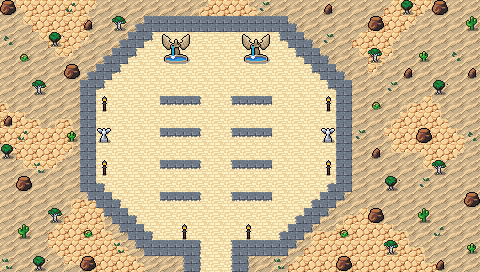

The image is a tile-based game level rendered from a .tmx file. Its description and source (layers, tilesets, objects; grid data summarised) follow:
An orthogonal 30x17 tile map with 16x16 px tiles, 5 tile layers (Collision, Background, Floor and Walls, Ornamental Walls, ...), 2 tilesets and 18 objects.

<map version="1.10" tiledversion="1.10.1" orientation="orthogonal" renderorder="right-down" width="30" height="17" tilewidth="16" tileheight="16" infinite="0" nextlayerid="8" nextobjectid="82">
 <editorsettings>
  <export target="wastetown..tmx" format="tmx" />
 </editorsettings>
 <tileset firstgid="1" source="../tileset/main.tsx" />
 <tileset firstgid="10113" source="../tileset/buildings.tsx" />
 <layer id="6" name="Collision" width="30" height="17">
  <data>[510 cells, 56 non-empty, 8 distinct tile ids]</data>
 </layer>
 <layer id="1" name="Background" width="30" height="17">
  <data>[510 cells, 510 non-empty, 3 distinct tile ids]</data>
 </layer>
 <layer id="2" name="Floor and Walls" width="30" height="17">
  <data>[510 cells, 179 non-empty, 25 distinct tile ids]</data>
 </layer>
 <layer id="7" name="Ornamental Walls" width="30" height="17">
  <data>[510 cells, 79 non-empty, 7 distinct tile ids]</data>
 </layer>
 <layer id="3" name="Clutter" width="30" height="17">
  <properties>
   <property name="spriteLayer" type="bool" value="true" />
  </properties>
  <data>[510 cells, 94 non-empty, 20 distinct tile ids]</data>
 </layer>
 <objectgroup id="4" name="Objects">
  <object id="38" template="../obj/entry_up.tx" x="192" y="279.665" width="48" height="16">
   <properties>
    <property name="teleport" value="" />
   </properties>
  </object>
  <object id="65" template="../obj/treasure.tx" x="199.167" y="48.8333" />
  <object id="66" template="../obj/gold.tx" x="216.501" y="48.2141" />
  <object id="67" template="../obj/enemy.tx" x="172.923" y="219.563">
   <properties>
    <property name="enemy" value="Apprentice White Wizard" />
    <property name="threatRange" type="int" value="20" />
   </properties>
  </object>
  <object id="68" template="../obj/booster.tx" x="318.799" y="126.939">
   <properties>
    <property name="reward">[
  {
    "editions": [ "WTH" ],
    "type": "card",
    "count": 10,
    "colors": [ "white" ],
    "rarity": [ "Common" ]
  },
  {
    "editions": [ "WTH" ],
    "type": "card",
    "count": 3,
    "colors": [ "white" ],
    "rarity": [ "Uncommon" ]
  },
  {
    "editions": [ "WTH" ],
    "type": "card",
    "count": 1,
    "colors": [ "white" ],
    "rarity": [ "Rare", "Mythic Rare" ]
  }
]
</property>
   </properties>
  </object>
  <object id="69" template="../obj/enemy.tx" x="207.848" y="68.8154">
   <properties>
    <property name="enemy" value="Angel Warrior" />
   </properties>
  </object>
  <object id="70" template="../obj/enemy.tx" x="237.51" y="183.254">
   <properties>
    <property name="enemy" value="Apprentice White Wizard" />
    <property name="threatRange" type="int" value="20" />
   </properties>
  </object>
  <object id="71" template="../obj/enemy.tx" x="164.5" y="120">
   <properties>
    <property name="enemy" value="Apprentice White Wizard" />
    <property name="threatRange" type="int" value="20" />
   </properties>
  </object>
  <object id="72" template="../obj/manashards.tx" x="97" y="128" />
  <object id="73" template="../obj/waypoint.tx" x="207" y="94.5" />
  <object id="74" template="../obj/waypoint.tx" x="209" y="195.5" />
  <object id="75" template="../obj/waypoint.tx" x="284" y="199" />
  <object id="76" template="../obj/waypoint.tx" x="282" y="93.5" />
  <object id="77" template="../obj/waypoint.tx" x="130.5" y="93" />
  <object id="78" template="../obj/waypoint.tx" x="127.5" y="193.5" />
  <object id="79" template="../obj/enemy.tx" x="125.5" y="130">
   <properties>
    <property name="enemy" value="Knight" />
    <property name="threatRange" type="int" value="40" />
    <property name="waypoints" value="77,78" />
   </properties>
  </object>
  <object id="80" template="../obj/enemy.tx" x="288" y="133.5">
   <properties>
    <property name="enemy" value="Knight" />
    <property name="threatRange" type="int" value="40" />
    <property name="waypoints" value="76,75" />
   </properties>
  </object>
  <object id="81" template="../obj/enemy.tx" x="210" y="131.5">
   <properties>
    <property name="enemy" value="Knight" />
    <property name="threatRange" type="int" value="40" />
    <property name="waypoints" value="73,74" />
   </properties>
  </object>
 </objectgroup>
</map>
